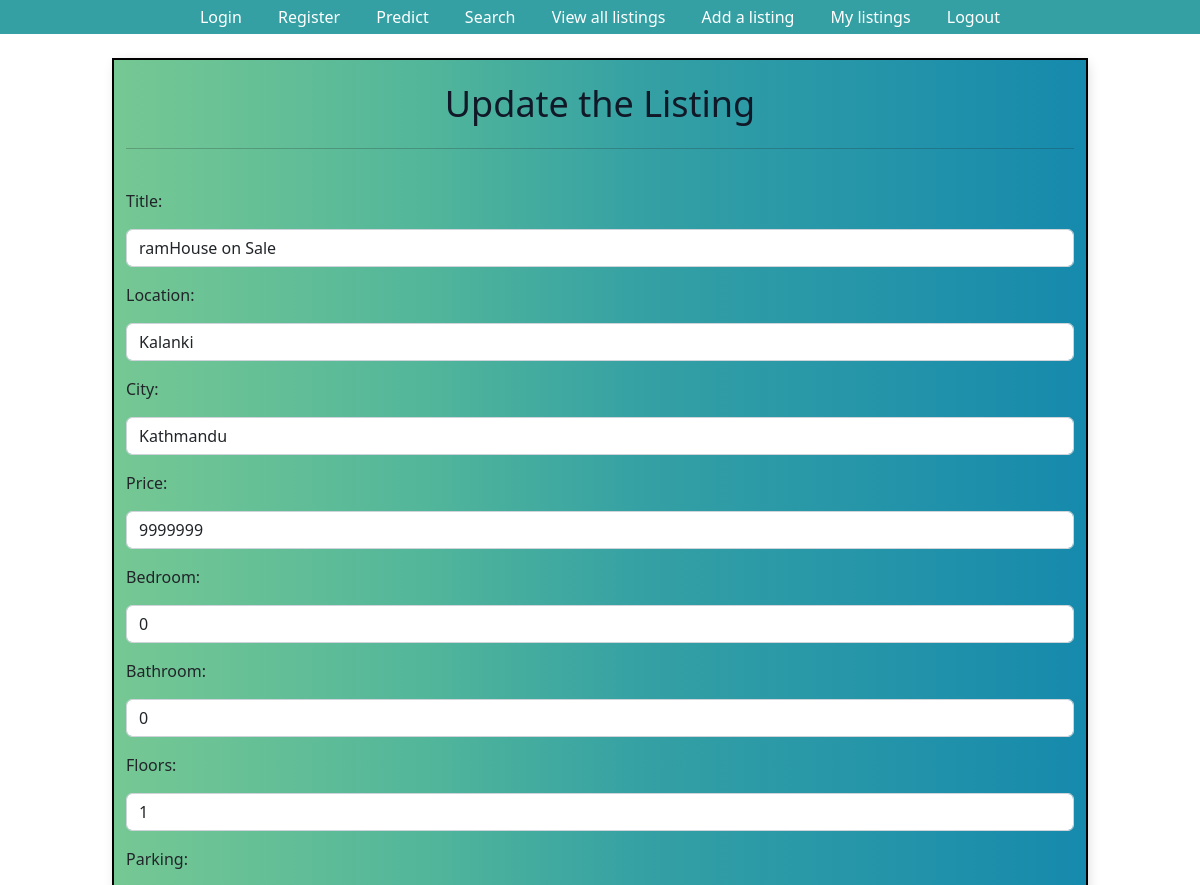
Page /listings/26/edit/ (signed in, upper part) on the earlier database version.
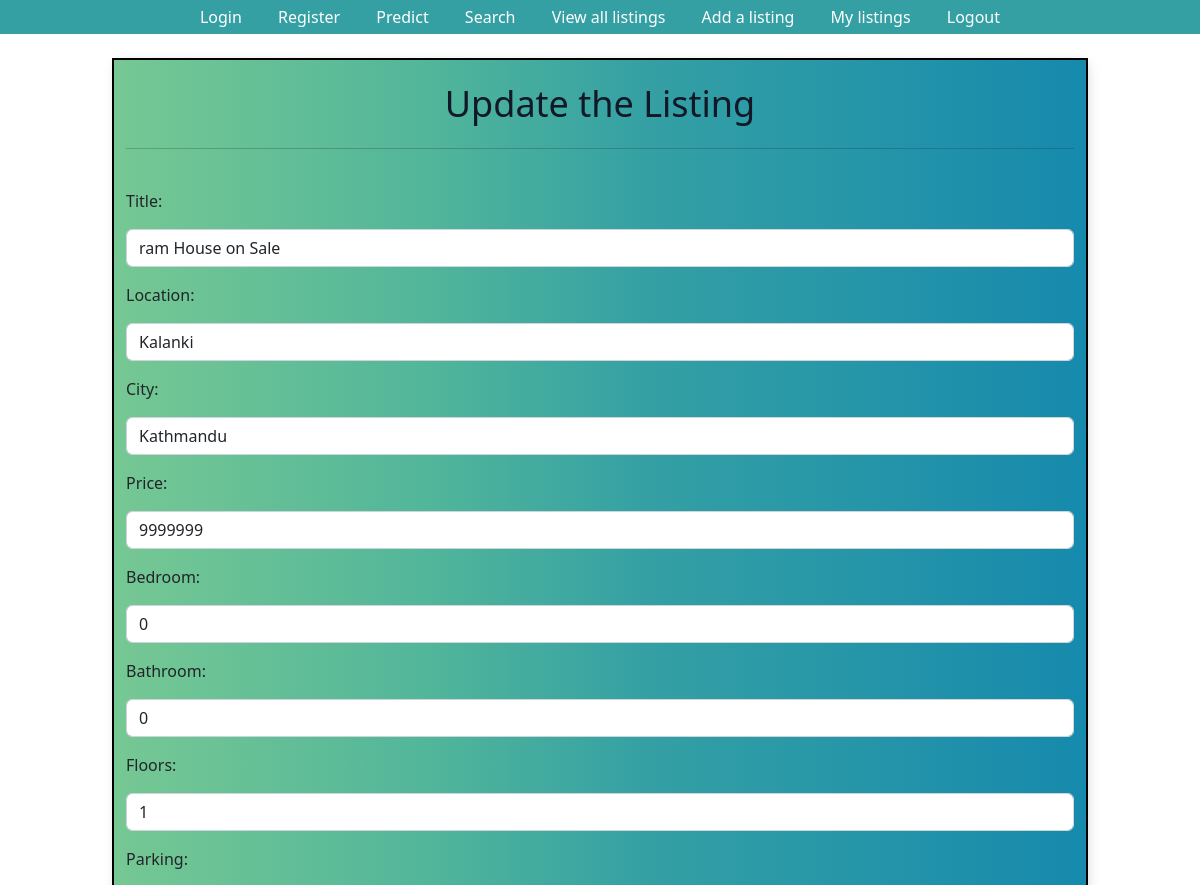
Same page on the later database version.
### listings/models.py (models this page shows, shortened)
class Listing(models.Model):
    Title = models.CharField(max_length=30, default='House on Sale')
    Location = models.CharField(max_length=30, default='Kalanki')
    City = models.CharField(max_length=30, default='Kathmandu')
    Price = models.IntegerField(default=9999999)
    Bedroom = models.IntegerField(default=0)
    Bathroom = models.IntegerField(default=0)
    Floors = models.IntegerField(default=1)
    Parking = models.IntegerField(default=0)
    Face = models.CharField(max_length=30)
    Area = models.IntegerField(default=100)
    Road_Width = models.IntegerField(default=0)
    Road_Type = models.CharField(max_length=30)
    Build_Area = models.IntegerField(default=0)
    Amenities = models.CharField(max_length=30)
    Contact_number = models.IntegerField(default=9845654321)
    Contact_mail = models.CharField(max_length=30, default='admin@gmail.com')
    Image = models.ImageField()
    user = models.ForeignKey(User, on_delete=models.SET_NULL,null=True)
    is_sold = models.BooleanField(default=False)

### listings/views.py (the view)
# urls.py: path('listings/<pk>/edit/', listing_update, name='listing_update'),
@login_required
def listing_update(request, pk):
    listing= Listing.objects.get(id=pk)
    if request.method == "POST":
        form = ListingForm(request.POST, instance=listing, files = request.FILES)
        if form.is_valid():
            form.save()
            return redirect("/user_specific_listings")
    else:
        form = ListingForm(instance=listing)
    context = {
        "form":form
    }
    return render(request, "listing_update.html", context)

### templates/listing_update.html (shortened to what this page needs)
{% extends "base.html" %}
    {% block content %}
    <div class="container"><br>
        <center><h1 class="text-4xl text-gray-900">Update the Listing</h1></center>
        <br><hr><br>
        <form method="post" enctype="multipart/form-data">
            {{ form.as_p }}
        </form>
    </div>
    {% endblock %}

Differences in the rows shown:
changed Listing "Kalanki": Title "ramHouse on Sale" → "ram House on Sale"
